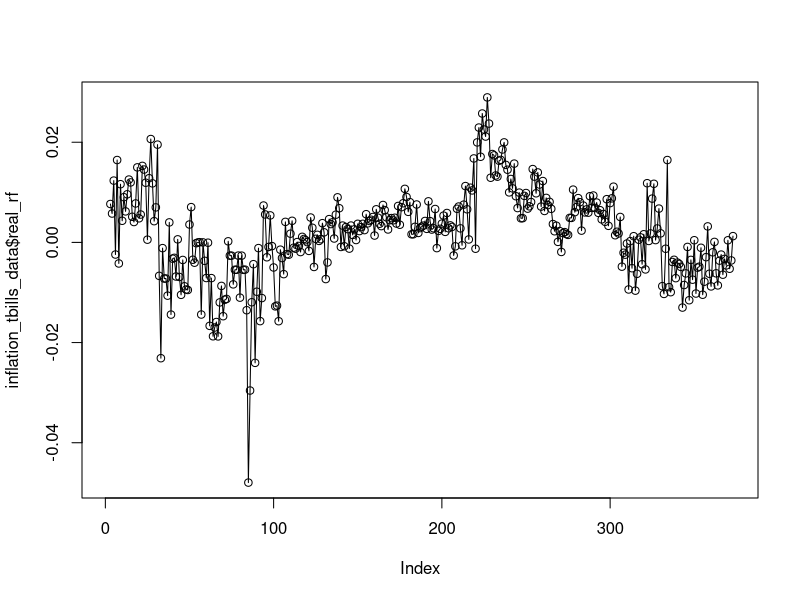

This figure's R source:
# housekeeping
rm(list = ls())
library(gridExtra)
library(ggplot2)
theme_set(theme_bw())

#######################
# load data from CRSP #
#######################

return_data <- read.csv("../data/returns.csv", stringsAsFactors = F)
return_data$date <- as.Date(as.character(return_data$date), format =  "%Y%m%d")
return_data$month <- as.numeric(as.factor(months(return_data$date)))

inflation_tbills_data <- read.csv("../data/inflation_tbills.csv", stringsAsFactors = F)
inflation_tbills_data$date <- as.Date(as.character(inflation_tbills_data$date), format =  "%Y%m%d")

return_data$month <- as.numeric(format(return_data$date,"%m"))
inflation_tbills_data$month <- as.numeric(format(inflation_tbills_data$date,"%m"))

#############################################
# recursively calculate prices and dividends#
#############################################

return_data$prices <- NA
return_data$dividends <- NA

# Assume P(0) = 1 to get t=1 prices and dividends
return_data$prices[1] <- (1 + return_data$vwretx[1])
return_data$dividends[1] <-  return_data$vwretd[1] - return_data$vwretx[1]

# use recursive identity to get price and dividend data
for(i in 2:nrow(return_data)){
  return_data$prices[i] <- return_data$prices[i-1]*(1 + return_data$vwretx[i])
  return_data$dividends[i] <- return_data$prices[i-1] * (return_data$vwretd[i] - return_data$vwretx[i])
}

prices_all_plot <- ggplot(data = na.omit(return_data), aes(x = date, y = prices))+
  geom_line(color = "blue", size = 2)
dividend_all_plot <- ggplot(data = na.omit(return_data), aes(x = date, y = dividends))+
  geom_line(color = "blue", size = 2)

###################################################
# calculate annual and quaterly returns/dividends #
###################################################

return_data$vwretd_quarterly <- NA
return_data$vwretx_quarterly <- NA
return_data$dividends_quarterly <- NA

return_data$vwretd_annual <- NA
return_data$vwretx_annual <- NA
return_data$dividends_annual <- NA

return_data$smoothed_dividends <- NA


for (i in 4:nrow(return_data)) {
  # calculate quarterly dividends and returns
  if (return_data$month[i] %in% c(3, 6, 9, 12)) {
    return_data$dividends_quarterly[i] <- sum(return_data$dividends[(i-2):i])
    return_data$vwretd_quarterly[i] <- prod(1 + return_data$vwretd[(i-2):i])-1
    return_data$vwretx_quarterly[i] <- prod(1 + return_data$vwretx[(i-2):i])-1
    
  } 

  # calculate annual dividends and returns
  if (return_data$month[i] == 12) {
    return_data$dividends_annual[i] <- sum(return_data$dividends[(i - 11):i])
    return_data$vwretd_annual[i] <- prod(1 + return_data$vwretd[(i - 11):i])-1
    return_data$vwretx_annual[i] <- prod(1 + return_data$vwretx[(i - 11):i])-1
  } 
  
  # calculate smoothed dividends (i.e. sum of past years dividends)
  if (i > 11){
    return_data$smoothed_dividends[i] <- sum(return_data$dividends[(i - 11):i])
  }
}


###################################################
# estimate AR1 process to get expeceted inflation #
###################################################

# quarterly expected inflation
pi_t <- inflation_tbills_data$cpiret[2:nrow(inflation_tbills_data)]
pi_lag <- inflation_tbills_data$cpiret[1:(nrow(inflation_tbills_data)-1)] 

ar1 <- summary(lm(pi_t~ pi_lag))
intercept <- ar1$coefficients["(Intercept)", "Estimate"]
ar_coef <- ar1$coefficients["pi_lag", "Estimate"]

inflation_tbills_data$exp_inflation_quarterly <- NA
for(i in 2:nrow(inflation_tbills_data)){
  prev_pi <- inflation_tbills_data$cpiret[(i-1)]
  inflation_tbills_data$exp_inflation_quarterly[i] <- intercept + ar_coef * prev_pi 
}

inflation_tbills_data$real_rf <- inflation_tbills_data$t90ret - inflation_tbills_data$exp_inflation_quarterly

# annual expected inflation
pi_t <- inflation_tbills_data$cpiret[2:nrow(inflation_tbills_data)]
pi_lag <- inflation_tbills_data$cpiret[1:(nrow(inflation_tbills_data)-1)] 

ar1 <- summary(lm(pi_t~ pi_lag))
intercept <- ar1$coefficients["(Intercept)", "Estimate"]
ar_coef <- ar1$coefficients["pi_lag", "Estimate"]

inflation_tbills_data$exp_inflation_quarterly <- NA
for(i in 2:nrow(inflation_tbills_data)){
  prev_pi <- inflation_tbills_data$cpiret[(i-1)]
  inflation_tbills_data$exp_inflation_quarterly[i] <- intercept + ar_coef * prev_pi 
}

inflation_tbills_data$real_rf <- inflation_tbills_data$t90ret - inflation_tbills_data$exp_inflation_quarterly

plot(inflation_tbills_data$real_rf, type = "o")
#########################
# Plots and export data #
#########################

merged_data <- merge(return_data, inflation_tbills_data, by = "date")


# subset to a quarterly dataset 
quarterly_data <- merged_data[which(merged_data$month.x %in% c(3, 6, 9, 12)), ]
save_vars <- c("date", "prices", "vwretd_quarterly", "vwretx_quarterly", 
               "dividends_quarterly", "smoothed_dividends", "t90ret", "cpiret",
               "exp_inflation_quarterly", "real_rf")
quarterly_data <- quarterly_data[, which(colnames(quarterly_data) %in% save_vars)]

dividend_quarterly_plot <- ggplot(data = quarterly_data, aes(x = date, y = dividends_quarterly))+
  geom_line(color = "blue", size = 2)
dividends_smoothed_plot <- ggplot(data = na.omit(quarterly_data), aes(x = date, y = smoothed_dividends))+
  geom_line(color = "blue", size = 2)
inflation_quarterly_plot <- ggplot(data = na.omit(quarterly_data), aes(x = date, y = cpiret))+
  geom_line(color = "blue", size = 2)
tbill_quarterly_plot <- ggplot(data = na.omit(quarterly_data), aes(x = date, y = t90ret))+
  geom_line(color = "blue", size = 2)
exp_inf_quarterly_plot <- ggplot(data = na.omit(quarterly_data), aes(x = date, y = exp_inflation_quarterly))+
  geom_line(color = "blue", size = 2)
real_rf_plot <- ggplot(data = na.omit(quarterly_data), aes(x = date, y = real_rf))+
  geom_line(color = "blue", size = 1)


write.csv(quarterly_data, "../data/data_quarterly.csv", row.names = F)
